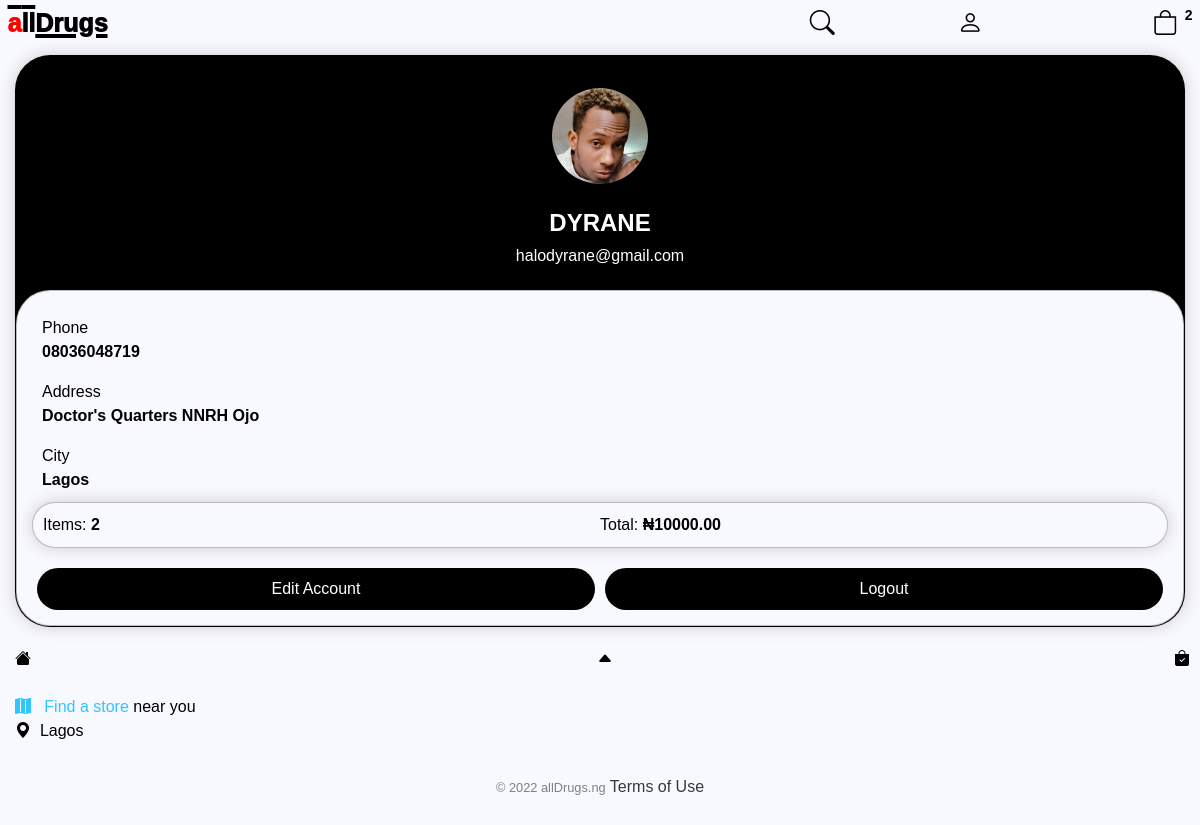
The app's page /account/ (signed in) with its own data.
### store/models.py (models this page shows, shortened)
class Customer(models.Model):
    user = models.OneToOneField(User, on_delete=models.CASCADE, null=True, blank=True)
    name = models.CharField(max_length=200, null=True)
    phone = PhoneField(blank=True, help_text='Contact phone number')
    email = models.CharField(max_length=200, null=True)
    image = models.ImageField(null=True, blank=True, default='user.png', upload_to='uploads/')
    color = ColorField(default='#FF0000',format="hexa", image_field="image")
    @property
    def imageURL(self):
        try:
            url = self.image.url
        except:
            url=''
        return url

class ShippingAddress(models.Model):
    customer = models.ForeignKey(Customer, on_delete=models.SET_NULL, null=True, blank=True)
    order = models.ForeignKey(Order, on_delete=models.SET_NULL, null=True, blank=True)
    address = models.CharField (max_length=200, null=False,default="nigeria")
    city = models.CharField (max_length=200, null=False)
    state = models.CharField (max_length=200, null=False)
    zipcode = models.CharField (max_length=200, null=False)
    date_added = models.DateTimeField(auto_now_add=True)

class Order(models.Model):
    customer = models.ForeignKey(Customer, on_delete=models.SET_NULL, null=True, blank=True)
    date_ordered = models.DateTimeField(auto_now_add=True)
    complete = models.BooleanField(default=False,null=True,  blank=False)
    transaction_id = models.CharField(max_length=200, null= True)
    @property
    def get_cart_total(self):
        orderitems = self.orderitem_set.all()
        total = sum([item.get_total for item in orderitems])
        return total
    @property
    def get_cart_items(self):
        orderitems = self.orderitem_set.all()
        total = sum([item.quantity for item in orderitems])
        return total

class OrderItem(models.Model):
    product = models.ForeignKey(Product, on_delete=models.SET_NULL, null=True, blank=True)
    order = models.ForeignKey(Order, on_delete=models.SET_NULL, null=True, blank=True)
    quantity = models.IntegerField(default=0,null=True,  blank=True)
    date_added = models.DateTimeField(auto_now_add=True)
    @property
    def get_total(self):
        total = self.product.price * self.quantity
        return total

class Product(models.Model):
    name = models.CharField(max_length=200, null=True,default="drug")
    drug_class = models.ManyToManyField(Category,default="analgesic")
    price = models.DecimalField(default=1000,max_digits=10, decimal_places=2)
    digital = models.BooleanField(default=False,null=True,  blank=False)
    image = models.ImageField(null=True, blank=True, default='sample.png', upload_to='uploads/')
    form = models.CharField (max_length=200,null=True,blank=True,default='Tablet',choices=dosage_form)
    dosage = models.CharField (max_length=200,blank=True,null=True,default="100mg")
    indication = models.TextField (max_length=2000,blank=True, null=True,default="ailment")
    prescription = models.CharField(max_length=1000,blank=True,null=True,default="daily")
    color = ColorField(default='#FF0000',format="hexa", image_field="image")
    views = models.IntegerField(default=0)
    liked = models.ManyToManyField(Customer, default=None, blank= True,  related_name = 'liked')

### store/views.py (the view)
def account(request):
	data = cartData(request)
	cartItems = data['cartItems']
	order = data['order']
	items = data['items']
	user = request.user.customer
	try:
	    ship = ShippingAddress.objects.get(customer= user, order = order)
	except ShippingAddress.DoesNotExist:
	    ship = None
	context = {'items':items, 'user':user, 'order':order, 'cartItems':cartItems, 'ship':ship }
	return render(request, 'store/account.html', context)

### store/utils.py (called while the page is built)
def cartData(request):
	if request.user.is_authenticated:
		customer = request.user.customer
		order, created = Order.objects.get_or_create(customer=customer, complete=False)
		items = order.orderitem_set.all()
		cartItems = order.get_cart_items
	else:
		cookieData = cookieCart(request)
		cartItems = cookieData['cartItems']
		order = cookieData['order']
		items = cookieData['items']
	return {'cartItems':cartItems ,'order':order, 'items':items}

### store/templates/store/account.html (shortened to what this page needs)
{% extends "store/main.html" %}
{% load static %}
{% block content %}
<div class="row">
    <div class="col-lg-12 text-center">
        <div id="profile" class="box-element"style="">
            <img style="width:100px; length:100px;border:2px solid;border-radius:50%; margin:15px" src="{{user.imageURL}}">
            <h4>
                <strong style="text-transform:uppercase;">
                    {{user.name}}
                </strong>
            </h4>
            <h6 style="">
                {{user.email}}
            </h6>
            <div style="padding:15px;margin: 25px 0px 0px 0px;box-shadow:none;border-radius:34px;"id="" class="box-element">
                <div style="margin:10px"class="contact text-left">
                    <div style="display:flex; justify-content:space-between; flex-direction:column;" class="phone">
                        <section style="flex:50%">
                            Phone
                        </section>
                        <section style="flex:50%">
                            <strong>
                                {{user.phone}}
                            </strong>
                        </section>
                    </div>
                    <div style="display:flex ;justify-content:space-between; flex-direction:column;" class="address">
                        <section style="flex:50%">
                            Address
                        </section>
                        <section style="flex:50%">
                            <strong>
                                {{ship.address}}
                            </strong>
                        </section>
                    </div>
                    <div style="display:flex justify-content:space-between; flex-direction:column;" class="city">
                        <section style="flex:50%">
                            City
                        </section>
                        <section style="flex:50%">
                            <strong>
                                {{ship.city}}
                            </strong>
                        </section>
                    </div>
                </div>
                <div class="cart box-element">
                    <div style="display:flex">
                        <div style="flex:1;display:flex"class="">
                            <section style="text-align:center">
                                Items:
                            </section>
                            <section>
                                <strong>
                                    &nbsp;{{order.get_cart_items}}
                                </strong>
                            </section>
                        </div>
                        <div style="flex:1;display:flex"class="">
                            <section>
                                Total:
                            </section>
                            <section>
                                <strong>
                                    &nbsp;₦{{order.get_cart_total|floatformat:2}}
                                </strong>
                            </section>
                        </div>
                    </div>
                </div>
                <div style="display:flex">
                    <button style="margin:20px 5px 0px 5px;border:none; border-radius:30px;padding:8px;"class="btn-block profile-btn-a"
                        onclick="window.location.href='{% url 'edit_account' user.id %}'">
                        Edit Account
                    </button>
                    <form style="margin:20px 5px 0px 5px; border:none; border-radius:30px;padding:8px;"class="btn-block profile-btn-b" method="POST" action="{% url 'logout' %}">
                        <input
                        type="submit"
                        style="background:none;color:white;border:none"
                        value="Logout"
                        />
                    </form>
                </div>
            </div>
        </div>
    </div>
</div>
{% endblock content %}

### static/css/main.css (style rules this page uses)
body { background-color: #f8f8ff!important; font-weight: 400; font-family:'Choco cooky',reross-quadratic, sans-serif; color: #000; font-style: normal; padding:0px; margin:0px; overflow: scroll; }
h1,h2,h3,h4,h5,h6 { color: #000; }
.box-element { box-shadow: hsl(0, 0%, 80%) 0 0 16px; background-color: #f8f8ff; border: .2px solid rgba(0,0,0,0.25); padding: 10px; width:100%; }
.col-lg-4, .col-lg-6, .col-lg-8, .col-lg-12 { margin-top: 10px; }
#profile { background:#000; padding:15px 0px 0px 0px; border-radius: 35px; }
#profile h4, #profile h6 { color: white; }
.profile-btn-b, .profile-btn-a { background: #000; color: white; }
.cart { border-radius:25px; }
.row { width:100%; margin:0px; padding: 0px; }

### static/css/main_dark.css (style rules this page uses)
body { background-color: rgb(37,37,37,1)!important; font-weight: 400; font-family: 'Choco cooky',reross-quadratic, sans-serif; color: white; font-style: normal; margin:0px; padding:0px; }
h1,h2,h3,h4,h5,h6 { color: white; }
.box-element { box-shadow: hsl(0, 0%, 20%) 0 0 16px; background-color: #070700; border-radius: 20px; padding: 10px; }
.col-lg-4, .col-lg-6, .col-lg-8, .col-lg-12 { margin-top: 10px; }
#profile { background:#f8f8ff; padding:15px 0px 0px 0px; border-radius: 35px; }
#profile h4, #profile h6 { color: #070606; }
.profile-btn-b, .profile-btn-a { background: #f8f8ff; color: #070606; }
.cart { border-radius:25px; }
.row { width:100%; margin:0px; padding: 0px; }

### records on screen
Customer: imageURL (picture), name "DYRANE", email "halodyrane@gmail.com", phone "08036048719"
ShippingAddress: address "Doctor's Quarters NNRH Ojo", city "Lagos"
Order: get_cart_items "2", get_cart_total "10000.00"

### other values on screen
{{ cartItems }} "2"
